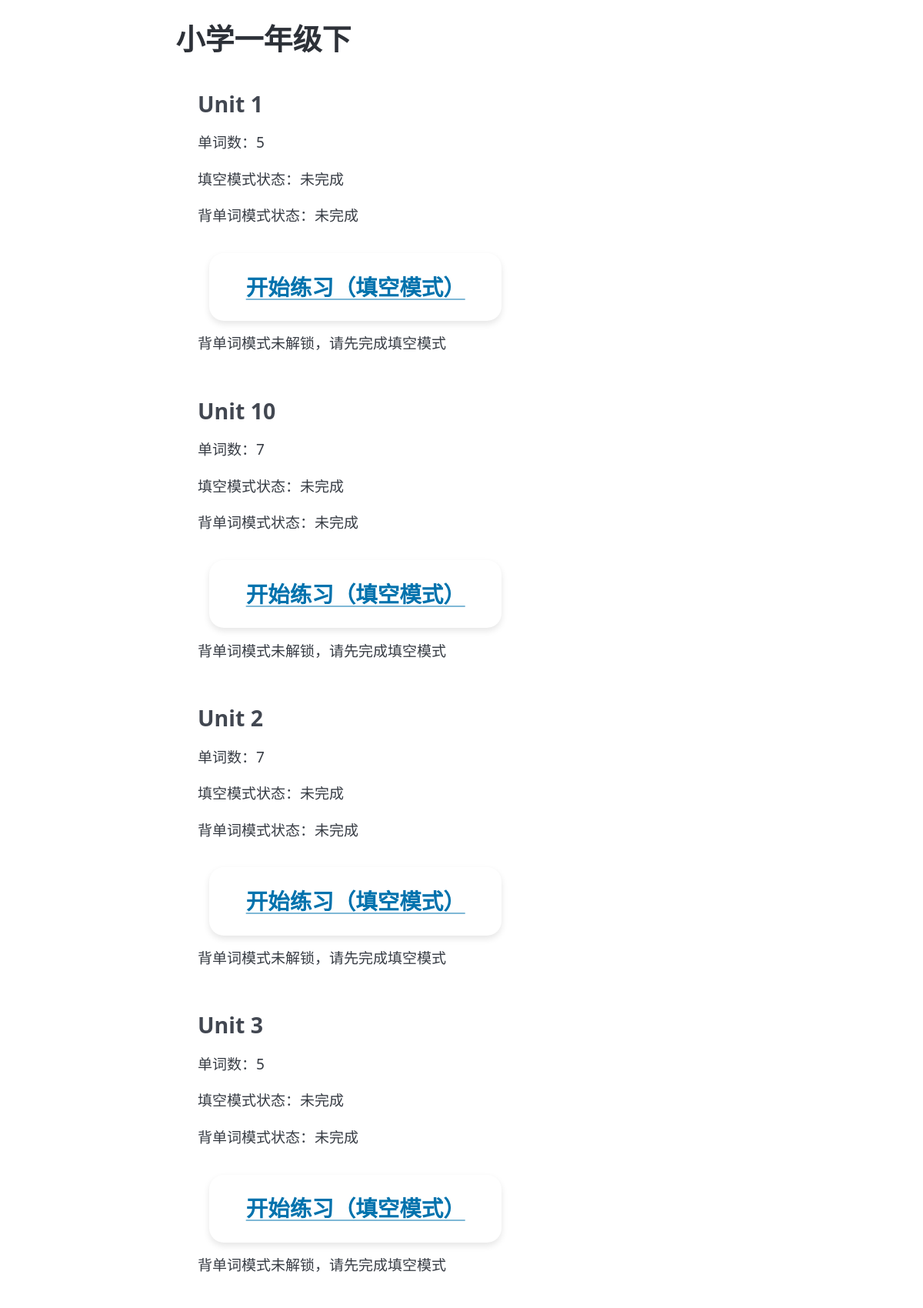
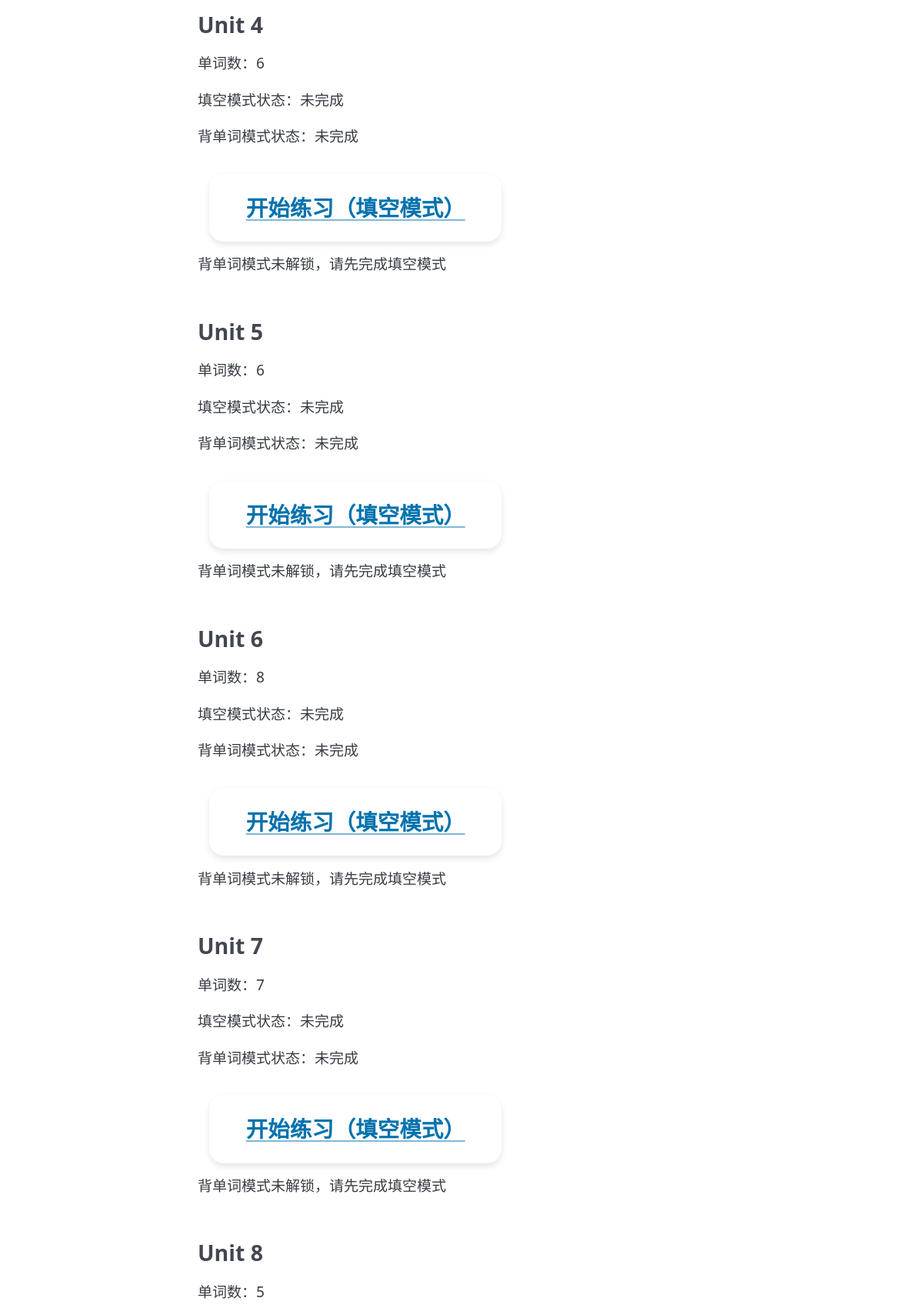
Page /wordbook/2 (signed in, upper part) on the committed database (2 pictures, top to bottom).
### models.py (models this page shows)
class WordBook(db.Model):
    __tablename__ = 'WordBook'
    id = db.Column(db.Integer, primary_key=True, autoincrement=True)
    title = db.Column(db.String(100), unique=True, nullable=False)
    created_at = db.Column(db.String(50), nullable=False)
    words = db.relationship('Word', backref='wordbook', cascade='all, delete')

class UserWordProgress(db.Model):
    __tablename__ = 'UserWordProgress'
    id = db.Column(db.Integer, primary_key=True, autoincrement=True)
    user_id = db.Column(db.Integer, db.ForeignKey('User.id', ondelete='CASCADE'), nullable=False)
    wordbook_id = db.Column(db.Integer, db.ForeignKey('WordBook.id', ondelete='CASCADE'), nullable=False)
    unit = db.Column(db.String(50), nullable=False)
    is_completed_a = db.Column(db.Integer, nullable=False, default=0)
    is_completed_b = db.Column(db.Integer, nullable=False, default=0)
    last_attempted = db.Column(db.String(50))
    correct_count_a = db.Column(db.Integer, nullable=False, default=0)
    incorrect_count_a = db.Column(db.Integer, nullable=False, default=0)
    correct_count_b = db.Column(db.Integer, nullable=False, default=0)
    incorrect_count_b = db.Column(db.Integer, nullable=False, default=0)
    created_at = db.Column(db.String(50), nullable=False)
    __table_args__ = (db.UniqueConstraint('user_id', 'wordbook_id', 'unit', name='uix_user_wordbook_unit'),)

### app.py (the view)
    def wrap(*args, **kwargs):
        if 'user_id' not in session:
            return redirect(url_for('login'))
        return f(*args, **kwargs)

### app.py (called while the page is built)
def login_required(f):
    def wrap(*args, **kwargs):
        if 'user_id' not in session:
            return redirect(url_for('login'))
        return f(*args, **kwargs)
    wrap.__name__ = f.__name__
    return wrap

### templates/wordbook_detail.html (shortened to what this page needs)
<!DOCTYPE html>
<html lang="zh-CN">
<head>
    <link rel="stylesheet" href="/static/pico.min.css">
    <link rel="stylesheet" href="/static/custom.css">
</head>
<body>
    <main class="container">
        <h1>{{ wordbook.title }}</h1>
        <div class="card-container">
            {% for unit in units %}
            <div class="card">
                <h3>{{ unit.unit }}</h3>
                <p>单词数：{{ unit.word_count }}</p>
                <p>填空模式状态：{{ '已完成' if unit.is_completed_a else '未完成' }}</p>
                <p>背单词模式状态：{{ '已完成' if unit.is_completed_b else '未完成' }}</p>
                <a href="{{ url_for('practice_a', id=wordbook.id, unit=unit.unit) }}" class="btn">开始练习（填空模式）</a>
                {% if unit.is_completed_a %}
                <a href="{{ url_for('practice_b', id=wordbook.id, unit=unit.unit) }}" class="btn">开始练习（背单词模式）</a>
                {% else %}
                <p>背单词模式未解锁，请先完成填空模式</p>
                {% endif %}
            </div>
            {% else %}
            <p>暂无单元</p>
            {% endfor %}
        </div>
    </main>
</body>
</html>

### static/custom.css (style rules this page uses)
.card-container { display: grid; gap: 2rem; margin-bottom: 2rem; padding: 1.5rem; }
.btn { padding: 1.2rem 2.5rem; font-size: 1.5rem; margin: 0.8rem; border-radius: 1rem; display: inline-block; transition: background-color 0.2s, transform 0.1s; min-width: 120px; min-height: 60px; font-weight: bold; box-shadow: 0 4px 8px rgba(0,0,0,0.1); }
.container { max-width: 800px; margin: 0 auto; padding: 1.5rem; }

### rows in the picture
WordBook: title "小学一年级下"
UserWordProgress: unit "Unit 3", word_count "5", is_completed_a "未完成", is_completed_b "未完成", shows "背单词模式未解锁，请先完成填空模式"

### other values in the picture
{{ unit.unit }} "Unit 1" "Unit 10" "Unit 2" "Unit 4" "Unit 5" "Unit 6" "Unit 7" "Unit 8"
{{ unit.word_count }} "5" "7" "7" "6" "6" "8" "7" "5"
{{ '已完成' if unit.is_completed_a else '未完成' }} "未完成" "未完成" "未完成" "未完成" "未完成" "未完成" "未完成"
{{ '已完成' if unit.is_completed_b else '未完成' }} "未完成" "未完成" "未完成" "未完成" "未完成" "未完成" "未完成"
